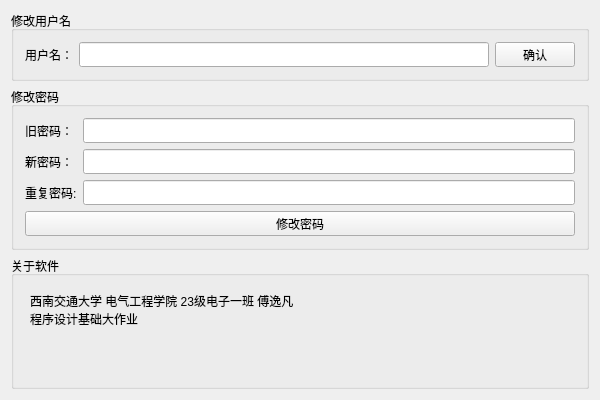
<?xml version="1.0" encoding="UTF-8"?>
<ui version="4.0">
 <class>AccountClass</class>
 <widget class="QWidget" name="AccountClass">
  <property name="geometry">
   <rect>
    <x>0</x>
    <y>0</y>
    <width>600</width>
    <height>400</height>
   </rect>
  </property>
  <property name="windowTitle">
   <string>Account</string>
  </property>
  <layout class="QVBoxLayout" name="verticalLayout">
   <item>
    <widget class="QGroupBox" name="groupBox">
     <property name="title">
      <string>修改用户名</string>
     </property>
     <layout class="QHBoxLayout" name="horizontalLayout">
      <item>
       <widget class="QLabel" name="label">
        <property name="text">
         <string>用户名：</string>
        </property>
       </widget>
      </item>
      <item>
       <widget class="QLineEdit" name="lineEdit">
        <property name="minimumSize">
         <size>
          <width>0</width>
          <height>25</height>
         </size>
        </property>
       </widget>
      </item>
      <item>
       <widget class="QPushButton" name="pushButton">
        <property name="minimumSize">
         <size>
          <width>0</width>
          <height>25</height>
         </size>
        </property>
        <property name="text">
         <string>确认</string>
        </property>
       </widget>
      </item>
     </layout>
    </widget>
   </item>
   <item>
    <widget class="QGroupBox" name="groupBox_2">
     <property name="title">
      <string>修改密码</string>
     </property>
     <layout class="QGridLayout" name="gridLayout">
      <item row="0" column="0">
       <widget class="QLabel" name="label_2">
        <property name="text">
         <string>旧密码：</string>
        </property>
       </widget>
      </item>
      <item row="2" column="0">
       <widget class="QLabel" name="label_4">
        <property name="text">
         <string>重复密码:</string>
        </property>
       </widget>
      </item>
      <item row="1" column="1">
       <widget class="QLineEdit" name="lineEdit_3">
        <property name="minimumSize">
         <size>
          <width>0</width>
          <height>25</height>
         </size>
        </property>
        <property name="echoMode">
         <enum>QLineEdit::EchoMode::PasswordEchoOnEdit</enum>
        </property>
       </widget>
      </item>
      <item row="0" column="1">
       <widget class="QLineEdit" name="lineEdit_2">
        <property name="minimumSize">
         <size>
          <width>0</width>
          <height>25</height>
         </size>
        </property>
        <property name="echoMode">
         <enum>QLineEdit::EchoMode::PasswordEchoOnEdit</enum>
        </property>
       </widget>
      </item>
      <item row="1" column="0">
       <widget class="QLabel" name="label_3">
        <property name="text">
         <string>新密码：</string>
        </property>
       </widget>
      </item>
      <item row="2" column="1">
       <widget class="QLineEdit" name="lineEdit_4">
        <property name="minimumSize">
         <size>
          <width>0</width>
          <height>25</height>
         </size>
        </property>
        <property name="echoMode">
         <enum>QLineEdit::EchoMode::PasswordEchoOnEdit</enum>
        </property>
       </widget>
      </item>
      <item row="3" column="0" colspan="2">
       <widget class="QPushButton" name="pushButton_2">
        <property name="minimumSize">
         <size>
          <width>0</width>
          <height>25</height>
         </size>
        </property>
        <property name="text">
         <string>修改密码</string>
        </property>
       </widget>
      </item>
     </layout>
    </widget>
   </item>
   <item>
    <widget class="QGroupBox" name="groupBox_3">
     <property name="sizePolicy">
      <sizepolicy hsizetype="Preferred" vsizetype="Expanding">
       <horstretch>0</horstretch>
       <verstretch>0</verstretch>
      </sizepolicy>
     </property>
     <property name="title">
      <string>关于软件</string>
     </property>
     <layout class="QHBoxLayout" name="horizontalLayout_2">
      <item>
       <widget class="QTextBrowser" name="textBrowser">
        <property name="styleSheet">
         <string notr="true">background: transparent;</string>
        </property>
        <property name="html">
         <string>&lt;!DOCTYPE HTML PUBLIC &quot;-//W3C//DTD HTML 4.0//EN&quot; &quot;http://www.w3.org/TR/REC-html40/strict.dtd&quot;&gt;
&lt;html&gt;&lt;head&gt;&lt;meta name=&quot;qrichtext&quot; content=&quot;1&quot; /&gt;&lt;meta charset=&quot;utf-8&quot; /&gt;&lt;style type=&quot;text/css&quot;&gt;
p, li { white-space: pre-wrap; }
hr { height: 1px; border-width: 0; }
li.unchecked::marker { content: &quot;\2610&quot;; }
li.checked::marker { content: &quot;\2612&quot;; }
&lt;/style&gt;&lt;/head&gt;&lt;body style=&quot; font-family:'Microsoft YaHei UI'; font-size:9pt; font-weight:400; font-style:normal;&quot;&gt;
&lt;p style=&quot; margin-top:0px; margin-bottom:0px; margin-left:0px; margin-right:0px; -qt-block-indent:0; text-indent:0px;&quot;&gt;西南交通大学 电气工程学院 23级电子一班 傅逸凡&lt;/p&gt;
&lt;p style=&quot; margin-top:0px; margin-bottom:0px; margin-left:0px; margin-right:0px; -qt-block-indent:0; text-indent:0px;&quot;&gt;程序设计基础大作业&lt;/p&gt;&lt;/body&gt;&lt;/html&gt;</string>
        </property>
       </widget>
      </item>
     </layout>
    </widget>
   </item>
  </layout>
 </widget>
 <layoutdefault spacing="6" margin="11"/>
 <resources/>
 <connections/>
</ui>
